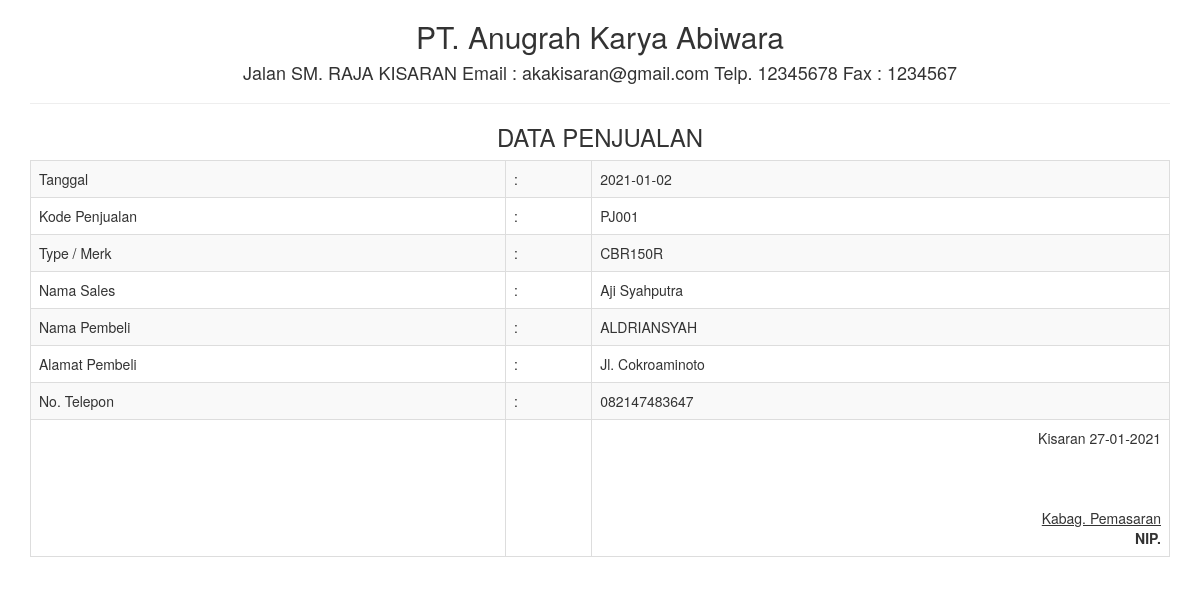
Screenshot of /report/laporan_penjualan.php with the database file from the repository.
### tables this page shows
CREATE TABLE IF NOT EXISTS `penjualan` (
  `id_penjualan` varchar(10) NOT NULL,
  `nm_sales` varchar(50) NOT NULL,
  `nm_pembeli` varchar(50) NOT NULL,
  `no_telp` text NOT NULL,
  `alamat` text NOT NULL,
  `jenis_motor` varchar(20) NOT NULL,
  `tgl_beli` date NOT NULL,
  PRIMARY KEY (`id_penjualan`)
);

CREATE TABLE IF NOT EXISTS `sepeda_motor` (
  `kd_sepedamotor` varchar(10) NOT NULL,
  `merk` varchar(50) NOT NULL,
  `stok` int(11) NOT NULL,
  `harga_jual` varchar(50) NOT NULL,
  PRIMARY KEY (`kd_sepedamotor`)
);

CREATE TABLE IF NOT EXISTS `salesman` (
  `id_sales` int(11) NOT NULL AUTO_INCREMENT,
  `nm_sales` varchar(50) NOT NULL,
  `alamat` varchar(100) NOT NULL,
  `no_telp` varchar(12) NOT NULL,
  `target` varchar(50) NOT NULL,
  PRIMARY KEY (`id_sales`)
);

### report/laporan_penjualan.php (the view, shortened to what this page needs)
<!DOCTYPE html>
<html>
    <head>
        <link href="../Assets/css/bootstrap.min.css" rel="stylesheet" type="text/css"/>
    </head>
    <body onload="print()">
        <?php
        include '../config/koneksi.php';
        $sql = "SELECT * FROM penjualan,salesman,sepeda_motor WHERE penjualan.nm_sales=id_sales and penjualan.jenis_motor=kd_sepedamotor";
        $query = mysqli_query($koneksi, $sql) or die("SQL Detail error");
        $data = mysqli_fetch_array($query);
        ?>
        <div class="container">
            <div class='row'>
                <div class="col-sm-12">
                    <div class>
                        <h2><center>PT. Anugrah Karya Abiwara </center></h2>
                        <h4><center>Jalan SM. RAJA KISARAN Email : akakisaran@gmail.com Telp. 12345678 Fax : 1234567</center></h4>
                        <hr>
                        <h3><center>DATA PENJUALAN</center></h3>
                        <table class="table table-bordered table-striped table-hover">
                            <tbody>
								<tr>
                            <td >Tanggal</td>
                            <td>:</td>
                            <td colspan="3"><?= $data['tgl_beli'] ?></td>
                        </tr>
                        <tr>
                            <td>Kode Penjualan</td>
                            <td>:</td>
                            <td colspan="3"><?= $data['id_penjualan'] ?></td>
                        </tr>
                        <tr>
                            <td>Type / Merk</td>
                            <td>:</td>
                            <td><?= $data['merk'] ?>
                        </tr>
                        <tr>
                            <td>Nama Sales</td>
                            <td>:</td>
                            <td colspan="3"><?= $data['nm_sales'] ?></td>
                        </tr>
                        <tr>
                            <td>Nama Pembeli</td>
                            <td>:</td>
                            <td colspan="3"><?= $data['nm_pembeli'] ?></td>
                        </tr>
                        <tr>
                            <td>Alamat Pembeli</td>
                            <td>:</td>
                            <td colspan="3"><?= $data['alamat'] ?></td>
                        </tr>
                        <tr>
                            <td>No. Telepon</td>
                            <td>:</td>
                            <td colspan="3"><?= $data['no_telp'] ?></td>
                        </tr>
                            </tbody>
                            <tfoot>
                                <tr>
                                    <td></td>
                                    <td></td>
                                    <td colspan="2" class="text-right">
                                        Kisaran  <?= date("d-m-Y") ?>
                                        <br><br><br><br>
                                        <u>Kabag. Pemasaran<strong></u><br>
                                        NIP.
									</td>
								</tr>
							</tfoot>
                        </table>
                    </div>
                </div>
            </div>
    </body>
</html>

### rows the page displays
penjualan: tgl_beli "2021-01-02", id_penjualan "PJ001", nm_pembeli "ALDRIANSYAH"
sepeda_motor: merk "CBR150R"
salesman: nm_sales "Aji Syahputra", alamat "Jl. Cokroaminoto", no_telp "082147483647"
